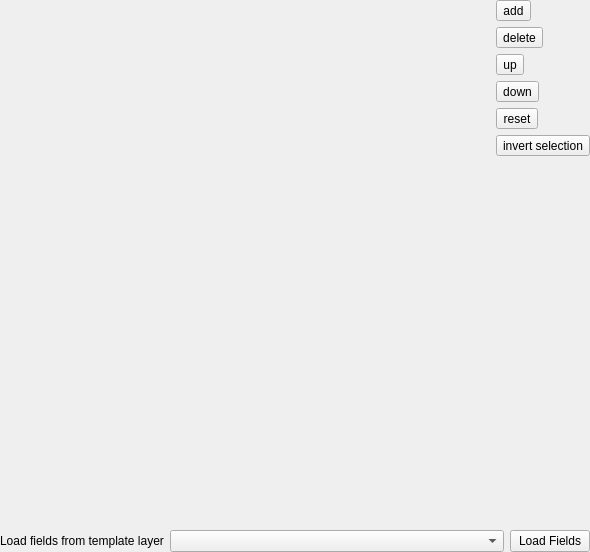
<?xml version="1.0" encoding="UTF-8"?>
<ui version="4.0">
 <class>QgsProcessingFieldMapPanelBase</class>
 <widget class="QWidget" name="QgsProcessingFieldMapPanelBase">
  <property name="geometry">
   <rect>
    <x>0</x>
    <y>0</y>
    <width>590</width>
    <height>552</height>
   </rect>
  </property>
  <property name="sizePolicy">
   <sizepolicy hsizetype="Preferred" vsizetype="Expanding">
    <horstretch>0</horstretch>
    <verstretch>0</verstretch>
   </sizepolicy>
  </property>
  <property name="windowTitle">
   <string>Fields</string>
  </property>
  <layout class="QVBoxLayout" name="verticalLayout_2">
   <property name="leftMargin">
    <number>0</number>
   </property>
   <property name="topMargin">
    <number>0</number>
   </property>
   <property name="rightMargin">
    <number>0</number>
   </property>
   <property name="bottomMargin">
    <number>0</number>
   </property>
   <item>
    <layout class="QHBoxLayout" name="horizontalLayout">
     <item>
      <widget class="QgsFieldMappingWidget" name="mFieldsView" native="true">
       <property name="sizePolicy">
        <sizepolicy hsizetype="Expanding" vsizetype="Expanding">
         <horstretch>0</horstretch>
         <verstretch>0</verstretch>
        </sizepolicy>
       </property>
      </widget>
     </item>
     <item>
      <layout class="QVBoxLayout" name="buttonLayout">
       <item>
        <widget class="QToolButton" name="mAddButton">
         <property name="toolTip">
          <string>Add new field</string>
         </property>
         <property name="text">
          <string>add</string>
         </property>
         <property name="icon">
          <iconset resource="../../../images/images.qrc">
           <normaloff>:/images/themes/default/mActionNewAttribute.svg</normaloff>:/images/themes/default/mActionNewAttribute.svg</iconset>
         </property>
        </widget>
       </item>
       <item>
        <widget class="QToolButton" name="mDeleteButton">
         <property name="toolTip">
          <string>Delete selected field</string>
         </property>
         <property name="text">
          <string>delete</string>
         </property>
         <property name="icon">
          <iconset resource="../../../images/images.qrc">
           <normaloff>:/images/themes/default/mActionDeleteAttribute.svg</normaloff>:/images/themes/default/mActionDeleteAttribute.svg</iconset>
         </property>
        </widget>
       </item>
       <item>
        <widget class="QToolButton" name="mUpButton">
         <property name="toolTip">
          <string>Move selected field up</string>
         </property>
         <property name="text">
          <string>up</string>
         </property>
         <property name="icon">
          <iconset resource="../../../images/images.qrc">
           <normaloff>:/images/themes/default/mActionArrowUp.svg</normaloff>:/images/themes/default/mActionArrowUp.svg</iconset>
         </property>
        </widget>
       </item>
       <item>
        <widget class="QToolButton" name="mDownButton">
         <property name="toolTip">
          <string>Move selected field down</string>
         </property>
         <property name="text">
          <string>down</string>
         </property>
         <property name="icon">
          <iconset resource="../../../images/images.qrc">
           <normaloff>:/images/themes/default/mActionArrowDown.svg</normaloff>:/images/themes/default/mActionArrowDown.svg</iconset>
         </property>
        </widget>
       </item>
       <item>
        <widget class="QToolButton" name="mResetButton">
         <property name="toolTip">
          <string>Reset all fields</string>
         </property>
         <property name="text">
          <string>reset</string>
         </property>
         <property name="icon">
          <iconset resource="../../../images/images.qrc">
           <normaloff>:/images/themes/default/mIconClearText.svg</normaloff>:/images/themes/default/mIconClearText.svg</iconset>
         </property>
        </widget>
       </item>
       <item>
        <widget class="QToolButton" name="mInvertSelectionButton">
         <property name="text">
          <string>invert selection</string>
         </property>
         <property name="icon">
          <iconset resource="../../../images/images.qrc">
           <normaloff>:/images/themes/default/mActionInvertSelection.svg</normaloff>:/images/themes/default/mActionInvertSelection.svg</iconset>
         </property>
        </widget>
       </item>
       <item>
        <spacer name="verticalSpacer">
         <property name="orientation">
          <enum>Qt::Vertical</enum>
         </property>
         <property name="sizeHint" stdset="0">
          <size>
           <width>20</width>
           <height>40</height>
          </size>
         </property>
        </spacer>
       </item>
      </layout>
     </item>
    </layout>
   </item>
   <item>
    <layout class="QHBoxLayout" name="loadFromLayerLayout">
     <item>
      <widget class="QLabel" name="loadFromLayerLabel">
       <property name="text">
        <string>Load fields from template layer</string>
       </property>
      </widget>
     </item>
     <item>
      <widget class="QgsMapLayerComboBox" name="mLayerCombo">
       <property name="sizePolicy">
        <sizepolicy hsizetype="Expanding" vsizetype="Fixed">
         <horstretch>0</horstretch>
         <verstretch>0</verstretch>
        </sizepolicy>
       </property>
      </widget>
     </item>
     <item>
      <widget class="QPushButton" name="mLoadLayerFieldsButton">
       <property name="sizePolicy">
        <sizepolicy hsizetype="Minimum" vsizetype="Fixed">
         <horstretch>0</horstretch>
         <verstretch>0</verstretch>
        </sizepolicy>
       </property>
       <property name="toolTip">
        <string>Load fields from selected template layer</string>
       </property>
       <property name="text">
        <string>Load Fields</string>
       </property>
      </widget>
     </item>
    </layout>
   </item>
  </layout>
 </widget>
 <customwidgets>
  <customwidget>
   <class>QgsMapLayerComboBox</class>
   <extends>QComboBox</extends>
   <header>qgsmaplayercombobox.h</header>
   <container>1</container>
  </customwidget>
  <customwidget>
   <class>QgsFieldMappingWidget</class>
   <extends>QWidget</extends>
   <header>qgsfieldmappingwidget.h</header>
   <container>1</container>
  </customwidget>
 </customwidgets>
 <resources>
  <include location="../../../images/images.qrc"/>
  <include location="../../../images/images.qrc"/>
 </resources>
 <connections/>
</ui>
